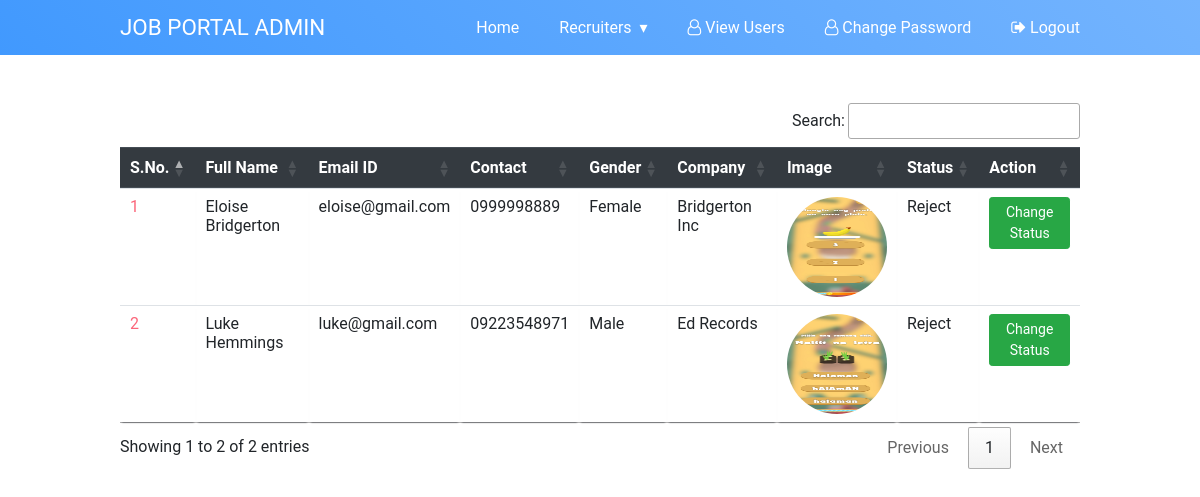
The app's page /recruiter_rejected (signed in) with its own data.
### job/models.py (models this page shows, shortened)
class Recruiter(models.Model):
    user = models.ForeignKey(User, on_delete=models.CASCADE)
    mobile = models.CharField(max_length=15, null=True)
    image = models.FileField(null=True)
    gender = models.CharField(max_length=10, null=True)
    company= models.CharField(max_length=100, null=True)
    type = models.CharField(max_length=15, null=True)
    status = models.CharField(max_length=20, null=True)

### job/views.py (the view)
# urls.py: path('recruiter_rejected', recruiter_rejected, name="recruiter_rejected"),
def recruiter_rejected(request):
    if not request.user.is_authenticated:
        return redirect('admin_login')
    data = Recruiter.objects.filter(status='Reject')
    d = {'data': data}
    return render(request, 'recruiter_rejected.html', d)

### job/templates/recruiter_rejected.html (shortened to what this page needs)
{% load static %}
{% block body %}
{% include 'admin_navigation.html' %}
<div class="container table-responsive py-5">
    <table class="table table-hover" id="example">
        <thead class="thead-dark">
        <tr>
            <th>S.No.</th>
            <th>Full Name</th>
            <th>Email ID</th>
            <th>Contact</th>
            <th>Gender</th>
            <th>Company</th>
            <th>Image</th>
            <th>Status</th>
            <th>Action</th>
        </tr>
        </thead>
        <tbody>
        {% for i in data %}
        <tr>
            <td>{{forloop.counter}}</td>
            <td>{{i.user.first_name}} {{i.user.last_name}}</td>
            <td>{{i.user.username}}</td>
            <td>{{i.mobile}}</td>
            <td>{{i.gender}}</td>
            <td>{{i.company}}</td>
            <td><img src="{{i.image.url}}" style="width: 100px; height: 100px; border-radius: 50%"></td>
             <td>{{i.status}}</td>
            <td><a href="{% url 'change_status' i.id %}" class="btn btn-success btn-sm">Change Status</a></td>
        </tr>
        {% endfor %}
        </tbody>
    </table>
</div>
{% endblock %}

### job/templates/admin_navigation.html (style rules this page uses)
body { margin: 0; padding: 0; font-family: "Roboto", sans-serif; }

### job/templates/recruiter_rejected.html (style rules this page uses)
.container td { font-weight: normal; font-size: 1em; -webkit-box-shadow: 0 2px 2px -2px #0E1119; -moz-box-shadow: 0 2px 2px -2px #0E1119; box-shadow: 0 2px 2px -2px #0E1119; }
.container { text-align: left; overflow: hidden; width: 80%; margin: 0 auto; display: table; padding: 0 0 8em 0; }
.container td, .container th { padding-bottom: 2%; padding-top: 2%; padding-left:2%; }
.container tr:nth-child(odd) { background-color: white; }
.container tr:nth-child(even) { background-color: white; }
.container th { background-color: white; }
.container td:first-child { color: #FB667A; }

### records on screen
Recruiter: user.first_name "Eloise", user.last_name "Bridgerton", user.username "eloise@gmail.com", mobile "0999998889", gender "Female", company "Bridgerton Inc", image (picture), status "Reject"
Recruiter: user.first_name "Luke", user.last_name "Hemmings", user.username "luke@gmail.com", mobile "09223548971", gender "Male", company "Ed Records", image (picture), status "Reject"
